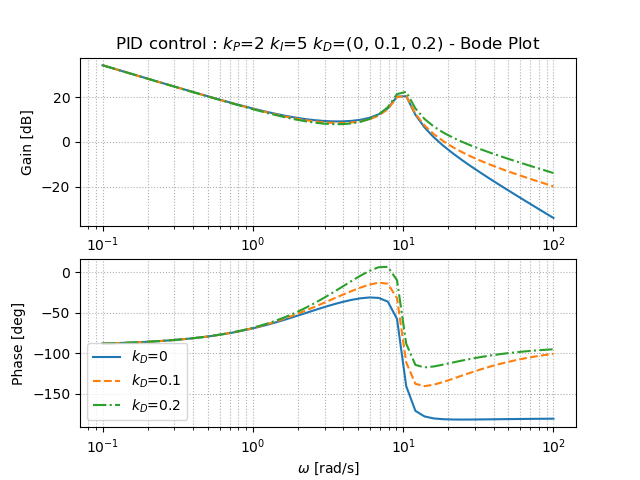

Here is the Python script that generated this plot:
"""
2021/03/28
@Yuya Shimzu

PID制御（アーム）
"""
import numpy as np
import matplotlib.pyplot as plt
from control import tf, feedback
from control.matlab import step, bode, logspace, margin
from tf_arm import arm_tf       #自作関数
#https://qiita.com/Yuya-Shimizu/items/c7b69b4dfd63fb8facfa
from for_plot import linestyle_generator, plot_set, bodeplot_set      #自作関数
#https://qiita.com/Yuya-Shimizu/items/f811317d733ee3f45623

##パラメータ設定
g    =   9.8                    #重力加速度[m/s^2]
l     =   0.2                    #アームの長さ[m]
M   =   0.5                     #アームの質量[kg]
mu =   1.5e-2                #粘性摩擦係数[kg*m^2/s]
J    =   1.0e-2                 #慣性モーメント[kg*m^2]

#制御対象
P = arm_tf(J, mu, M, g, l)

#目標値(指示値=refference)
ref = 30        #目標角度30[deg]

#比例ゲイン・積分ゲイン・微分ゲイン
kp = 2
ki = 5
kd = (0, 0.1, 0.2)        #比較のために3つ用意


##PID制御を用いたときのボード線図（開ループ系）
LS = linestyle_generator()
fig, ax = plt.subplots(2, 1)
for i in range(len(kd)):
    K = tf([kd[i], kp, ki], [1, 0])  #PID制御
    H = P * K  #開ループ系
    gain, phase, w = bode(H, logspace(-1, 2), Plot=False)     #ボード線図

    #ゲイン線図と位相線図
    pltargs = {'ls':next(LS), 'label':f"$k_D$={kd[i]}"}
    ax[0].semilogx(w, 20*np.log10(gain), **pltargs)
    ax[1].semilogx(w, phase*180/np.pi, **pltargs)
    
    #ゲイン余裕，位相余裕，位相交差周波数，ゲイン交差周波数
    print('Kp=', kp, 'Ki=', ki, 'Kd=', kd[i])
    print('(GM, PM, wpc, wgc)')
    print(margin(H))
    print('--------------------------')
    
ax[0].set_title(f"PID control : $k_P$={kp} $k_I$={ki} $k_D$={kd} - Bode Plot")
bodeplot_set(ax, 'lower left')

plt.show()


##PID制御を用いたときのステップ応答の描画（閉ループ系）
LS = linestyle_generator()
fig, ax = plt.subplots()
for i in range(len(kd)):
    K = tf([kd[i], kp, ki], [1, 0])  #PID制御
    Gyr = feedback(P*K, 1)  #閉ループ系
    y, t = step(Gyr, np.arange(0, 2, 0.01))     #ステップ応答

    pltargs = {'ls':next(LS), 'label':f"$k_D$={kd[i]}"}
    ax.plot(t, y*ref, **pltargs)

ax.set_title(f"PID control: $k_P$={kp}  $k_I$={ki}  $k_D$={kd}")
ax.axhline(ref, color='k', linewidth=0.5)
plot_set(ax, 't', 'y', 'best')

plt.show()



#比例ゲイン・積分ゲイン・微分ゲイン
kp = (2, 1)
ki = (5, 0)
kd = (0.1, 0)        #比較のために3つ用意

Label = ('After', 'Before')
##PID制御を用いたときのボード線図の描画（開ループ系）- 設計の前後
LS = linestyle_generator()
fig, ax = plt.subplots(2, 1)
for i in range(len(Label)):
    K = tf([kd[i], kp[i], ki[i]], [1, 0])  #PID制御
    H = P * K  #開ループ系
    gain, phase, w = bode(H, logspace(-1, 2), Plot=False)     #ボード線図

    #ゲイン線図と位相線図
    pltargs = {'ls':next(LS), 'label':f"{Label[i]}"}
    ax[0].semilogx(w, 20*np.log10(gain), **pltargs)
    ax[1].semilogx(w, phase*180/np.pi, **pltargs)

    
ax[0].set_title(f"PID control : $k_P$={kp} $k_I$={ki} $k_D$={kd} - Bode Plot")
bodeplot_set(ax, 'lower left')

plt.show()


##PID制御を用いたときのボード線図の描画（閉ループ系）- 設計の前後
LS = linestyle_generator()
fig, ax = plt.subplots(2, 1)
for i in range(len(Label)):
    K = tf([kd[i], kp[i], ki[i]], [1, 0])  #PID制御
    Gyr = feedback(P * K, 1)  #閉ループ系
    gain, phase, w = bode(Gyr, logspace(-1, 2), Plot=False)     #ボード線図

    #ゲイン線図と位相線図
    pltargs = {'ls':next(LS), 'label':f"{Label[i]}"}
    ax[0].semilogx(w, 20*np.log10(gain), **pltargs)
    ax[1].semilogx(w, phase*180/np.pi, **pltargs)
    
ax[0].set_title(f"PID control : $k_P$={kp} $k_I$={ki} $k_D$={kd} - Bode Plot")
bodeplot_set(ax, 'lower left')

plt.show()

##PID制御を用いたときのステップ応答の描画（閉ループ系）- 設計の前後
LS = linestyle_generator()
fig, ax = plt.subplots()
for i in range(len(kd)):
    K = tf([kd[i], kp[i], ki[i]], [1, 0])  #PID制御
    Gyr = feedback(P*K, 1)  #閉ループ系
    y, t = step(Gyr, np.arange(0, 2, 0.01))     #ステップ応答

    pltargs = {'ls':next(LS), 'label':f"{Label[i]}"}
    ax.plot(t, y*ref, **pltargs)

ax.set_title(f"PID control: $k_P$={kp}  $k_I$={ki}  $k_D$={kd}")
ax.axhline(ref, color='k', linewidth=0.5)
plot_set(ax, 't', 'y', 'best')

plt.show()
